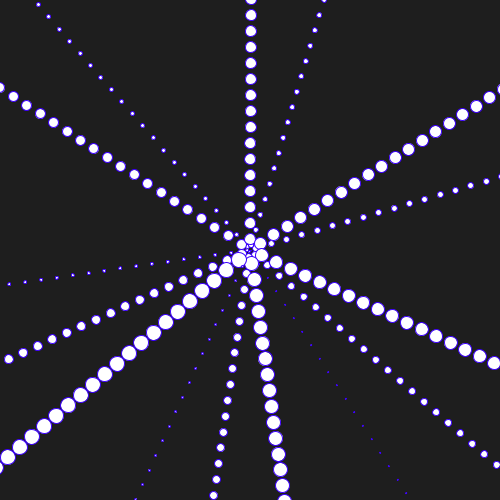
Frame 1 (no input)
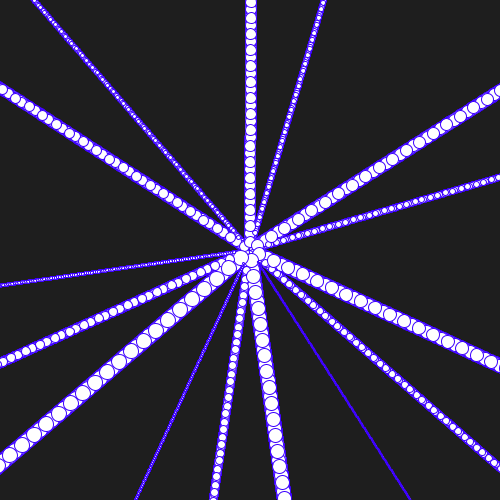
Frame 60 (the mouse pressed at the canvas centre just before this capture)
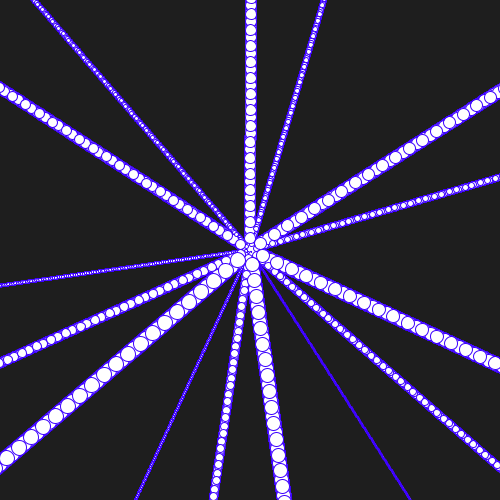
Frame 120 (the mouse held since frame 60 and released just before this capture)

The Processing sketch that drew these frames (run headless with seeded random() and noise(); from frame 60 on, the mouse is pressed at the canvas centre):

// Processing sketch: processing_158551
// ── processing_158551.pde

void setup() {
  size(350, 350);
 size(500,500);
  background(30);
  smooth();
}
 
int t;
 
void draw() {
  for (int i = 0;i <= 1000;i++) {
    if (i % 4 == 10) {
      noFill();
    }
    else {
      fill(255);
    }
    stroke(60, 0, 255);
    ellipse(width/2+i*cos(t), height/2+i*sin(t), t, t);
    t++;
    if (t > 15) {
      t = 0;
    }
  }
}
